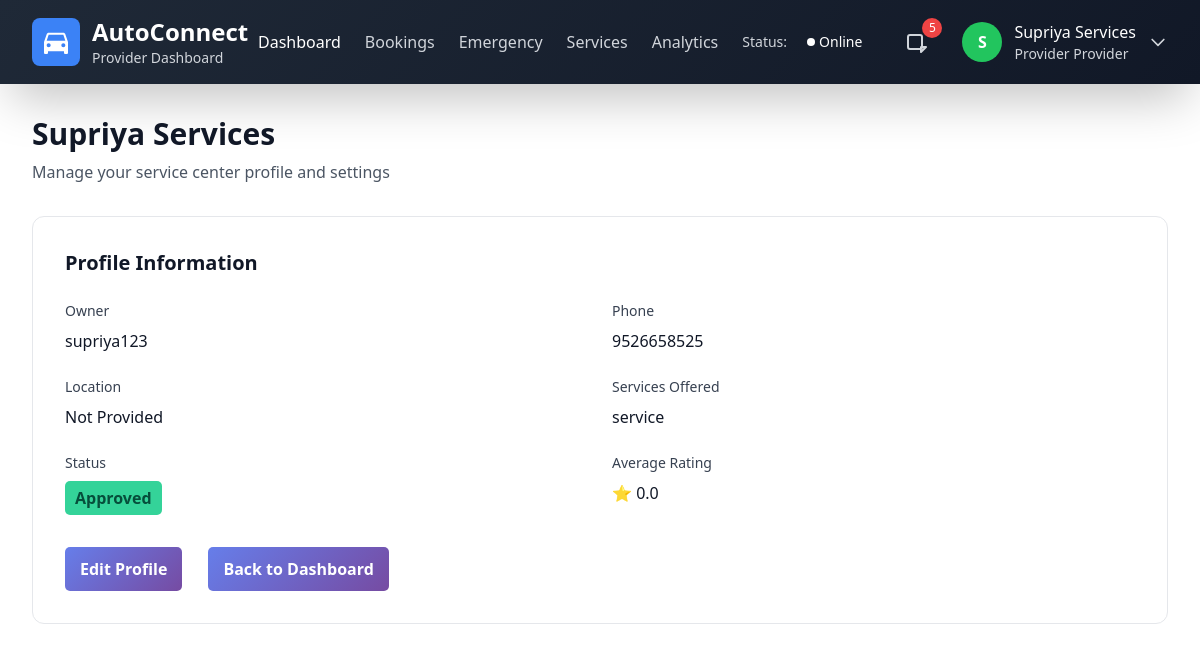
The app's page /provider_profile/ (signed in) with its own data.
### home/models.py (models this page shows, shortened)
class User(AbstractUser):
    role = models.CharField(max_length=50, null=True, default='user')
    pass

class ServiceCenter(models.Model):
    user = models.ForeignKey(User, on_delete=models.CASCADE,null=True)
    center_name = models.CharField(max_length=100)
    phone = models.CharField(max_length=15, unique=True, blank=True, null=True)
    location = models.CharField(null=True)
    services_offered = models.TextField(blank=True, null=True)
    status = models.CharField(
        max_length=20,
        choices=[('Pending', 'Pending'), ('Approved', 'Approved'), ('Suspended', 'Suspended')],
        default='Pending'
    )
    rating_avg = models.FloatField(default=0.0)

### home/views.py (the view)
# urls.py: path("provider_profile/", home.views.provider_profile, name="provider_profile"),
@login_required
def provider_profile(request):
    try:
        center = ServiceCenter.objects.get(user=request.user)
    except ServiceCenter.DoesNotExist:
        return redirect('provider_dashboard')
    return render(request, "provider_profile.html", {"center": center})

### templates/provider_profile.html (shortened to what this page needs)
<!DOCTYPE html>
<html lang="en">
<head>
    <script src="https://cdn.tailwindcss.com"></script>
</head>
<body class="bg-white min-h-full">
    <header class="gradient-bg text-white shadow-2xl">
        <div class="max-w-7xl mx-auto px-4 sm:px-6 lg:px-8">
            <div class="flex justify-between items-center py-4">
                <div class="flex items-center space-x-3">
                    <div class="bg-blue-500 p-2 rounded-lg">
                    </div>
                    <div>
                        <h1 class="text-2xl font-bold">AutoConnect</h1>
                        <p class="text-gray-300 text-sm">Provider Dashboard</p>
                    </div>
                </div>
                <div class="flex items-center space-x-6">
                    <nav class="hidden md:flex space-x-6">
                        <a href="{% url 'provider_dashboard' %}" class="text-white hover:text-blue-300 transition-colors">Dashboard</a>
                        <a href="{% url 'new_requests' %}" class="text-gray-300 hover:text-white transition-colors">Bookings</a>
                        <a href="{% url 'provider_emergency' %}" class="text-gray-300 hover:text-white transition-colors">Emergency</a>
                        <a href="{% url 'services_provided' %}" class="text-gray-300 hover:text-white transition-colors">Services</a>
                        <a href="{% url 'service_reports' %}" class="text-gray-300 hover:text-white transition-colors">Analytics</a>
                    </nav>
                    <div class="flex items-center space-x-2">
                        <span class="text-sm text-gray-300">Status:</span>
                        <button class="status-online px-3 py-1 rounded-full text-white text-sm font-medium flex items-center space-x-1">
                            <div class="w-2 h-2 bg-white rounded-full pulse-dot"></div>
                            <span>Online</span>
                        </button>
                    </div>
                    <div class="relative">
                        <button class="relative p-2 text-gray-300 hover:text-white transition-colors">
                            <svg class="w-6 h-6" fill="none" stroke="currentColor" viewBox="0 0 24 24">
                                <path stroke-linecap="round" stroke-linejoin="round" stroke-width="2" d="M15 17h5l-5 5v-5zM4 19h10a2 2 0 002-2V7a2 2 0 00-2-2H4a2 2 0 00-2 2v10a2 2 0 002 2z"/>
                            </svg>
                            <span class="notification-badge absolute -top-1 -right-1 bg-red-500 text-white text-xs rounded-full h-5 w-5 flex items-center justify-center">5</span>
                        </button>
                    </div>
                    <div class="relative">
                        <button id="user-menu-button" class="flex items-center space-x-3 focus:outline-none">
                            <div class="w-10 h-10 bg-green-500 rounded-full flex items-center justify-center">
                                <span class="text-white font-semibold">{{ user.first_name|slice:":1"|upper }}{{ user.last_name|slice:":1"|upper }}</span>
                            </div>
                            <div class="hidden md:block text-left">
                                <p class="text-white font-medium">{{ user.first_name }} {{ user.last_name }}</p>
                                <p class="text-gray-300 text-sm">{{ user.role|title }} Provider</p>
                            </div>
                            <svg class="w-5 h-5 text-gray-300" fill="none" stroke="currentColor" viewBox="0 0 24 24">
                                <path stroke-linecap="round" stroke-linejoin="round" stroke-width="2" d="M19 9l-7 7-7-7"/>
                            </svg>
                        </button>
                    </div>
                </div>
            </div>
        </div>
    </header>
    <main class="max-w-7xl mx-auto px-4 sm:px-6 lg:px-8 py-8">
        <div class="mb-8">
            <h2 class="text-3xl font-bold text-gray-900 mb-2">{{ center.center_name }}</h2>
            <p class="text-gray-600">Manage your service center profile and settings</p>
        </div>
        <div class="bg-white rounded-xl border border-gray-200 p-8">
            <h3 class="text-xl font-semibold text-gray-900 mb-6">Profile Information</h3>
            <div class="grid grid-cols-1 md:grid-cols-2 gap-6">
                <div>
                    <label class="block text-sm font-medium text-gray-700 mb-2">Owner</label>
                    <p class="text-gray-900">{{ center.user.username }}</p>
                </div>
                <div>
                    <label class="block text-sm font-medium text-gray-700 mb-2">Phone</label>
                    <p class="text-gray-900">{{ center.phone|default:"Not Provided" }}</p>
                </div>
                <div>
                    <label class="block text-sm font-medium text-gray-700 mb-2">Location</label>
                    <p class="text-gray-900">{{ center.place_name|default:"Not Provided" }}</p>
                </div>
                <div>
                    <label class="block text-sm font-medium text-gray-700 mb-2">Services Offered</label>
                    <p class="text-gray-900">{{ center.services_offered|default:"No services listed." }}</p>
                </div>
                <div>
                    <label class="block text-sm font-medium text-gray-700 mb-2">Status</label>
                    <span class="badge
                      {% if center.status == 'Approved' %}approved
                      {% elif center.status == 'Suspended' %}suspended
                      {% else %}pending{% endif %}">
                      {{ center.status }}
                    </span>
                </div>
                <div>
                    <label class="block text-sm font-medium text-gray-700 mb-2">Average Rating</label>
                    <p class="text-gray-900 flex items-center">
                        ⭐ {{ center.rating_avg }}
                    </p>
                </div>
            </div>
            <div class="mt-8 flex space-x-4">
                <a href="{% url 'manage_profile' %}" class="btn">Edit Profile</a>
                <a href="{% url 'provider_dashboard' %}" class="btn">Back to Dashboard</a>
            </div>
        </div>
    </main>
</body>
</html>

### templates/provider_profile.html (style rules this page uses)
body { box-sizing: border-box; }
.gradient-bg { background: linear-gradient(135deg, #1f2937 0%, #111827 100%); }
.pulse-dot { animation: pulse 2s infinite; }
.notification-badge { animation: bounce 1s infinite; }
.badge { padding: 5px 10px; border-radius: 5px; font-weight: 600; display: inline-block; }
.approved { background-color: #34d399; color: #064e3b; }
.btn { display: inline-block; padding: 10px 15px; margin-right: 10px; background: linear-gradient(135deg, #667eea 0%, #764ba2 100%); color: white; text-decoration: none; border-radius: 5px; font-weight: 600; transition: opacity 0.3s; }

### records on screen
User: first_name "S", first_name "Supriya Services", role "Provider"
ServiceCenter: center_name "Supriya Services", user.username "supriya123", phone "9526658525", services_offered "service", status "Approved", rating_avg "0.0"

### other values on screen
{{ center.place_name|default:"Not Provided" }} "Not Provided"
